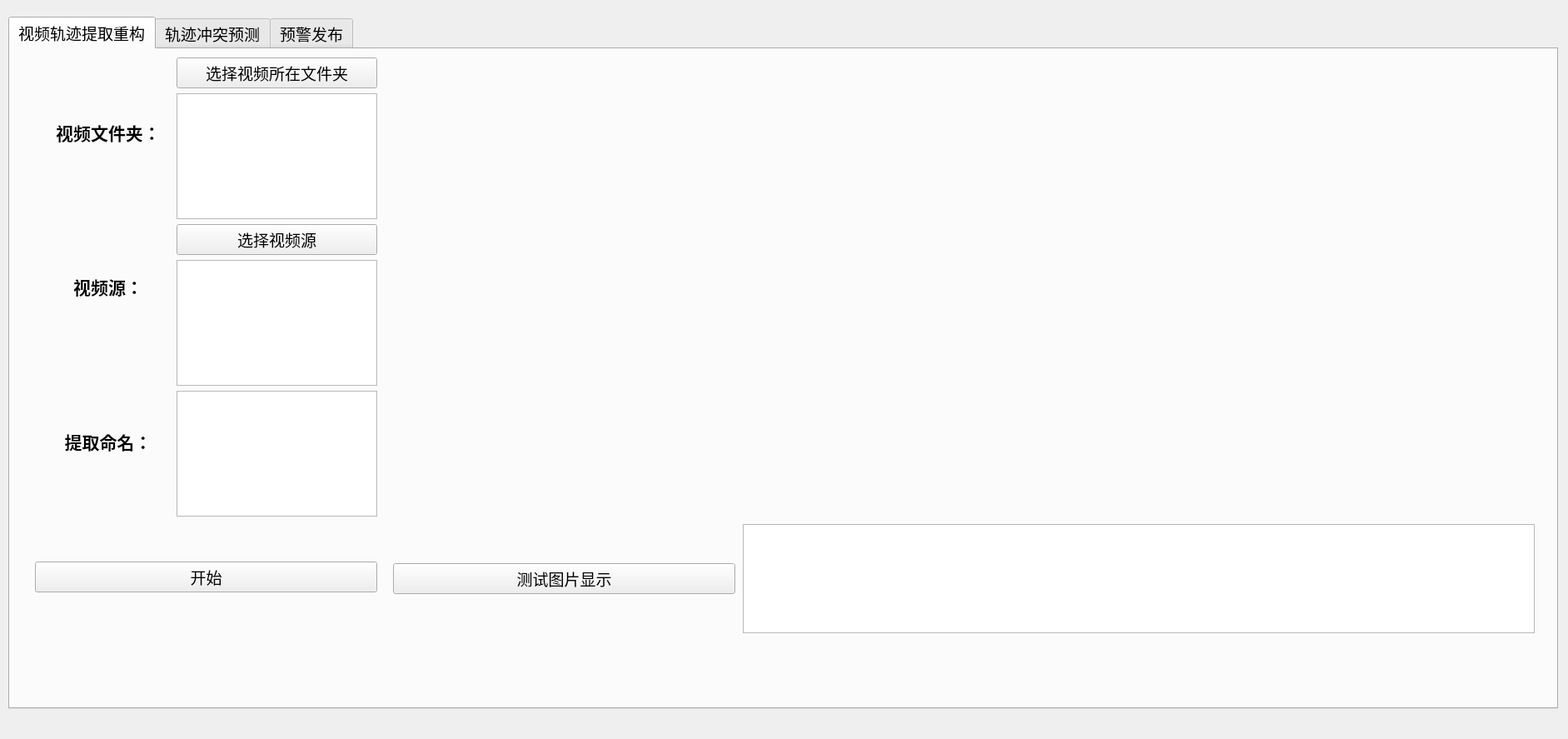
<?xml version="1.0" encoding="UTF-8"?>
<ui version="4.0">
 <class>MainWindow</class>
 <widget class="QMainWindow" name="MainWindow">
  <property name="geometry">
   <rect>
    <x>0</x>
    <y>0</y>
    <width>1883</width>
    <height>887</height>
   </rect>
  </property>
  <property name="windowTitle">
   <string>交叉口轨迹提取及避撞系统</string>
  </property>
  <property name="autoFillBackground">
   <bool>false</bool>
  </property>
  <widget class="QWidget" name="centralwidget">
   <widget class="QTabWidget" name="tabWidget">
    <property name="geometry">
     <rect>
      <x>10</x>
      <y>20</y>
      <width>1861</width>
      <height>831</height>
     </rect>
    </property>
    <property name="font">
     <font>
      <family>AcadEref</family>
      <pointsize>14</pointsize>
     </font>
    </property>
    <property name="autoFillBackground">
     <bool>false</bool>
    </property>
    <property name="currentIndex">
     <number>0</number>
    </property>
    <widget class="QWidget" name="tab">
     <attribute name="title">
      <string>视频轨迹提取重构</string>
     </attribute>
     <widget class="QWidget" name="verticalLayoutWidget">
      <property name="geometry">
       <rect>
        <x>200</x>
        <y>10</y>
        <width>241</width>
        <height>551</height>
       </rect>
      </property>
      <layout class="QVBoxLayout" name="verticalLayout_2">
       <item>
        <widget class="QPushButton" name="pushButton_3">
         <property name="text">
          <string>选择视频所在文件夹</string>
         </property>
        </widget>
       </item>
       <item>
        <widget class="QTextEdit" name="textEdit">
         <property name="font">
          <font>
           <family>宋体</family>
          </font>
         </property>
        </widget>
       </item>
       <item>
        <widget class="QPushButton" name="pushButton_4">
         <property name="text">
          <string>选择视频源</string>
         </property>
        </widget>
       </item>
       <item>
        <widget class="QTextEdit" name="textEdit_2">
         <property name="font">
          <font>
           <family>宋体</family>
          </font>
         </property>
        </widget>
       </item>
       <item>
        <widget class="QTextEdit" name="textEdit_3">
         <property name="font">
          <font>
           <family>宋体</family>
          </font>
         </property>
        </widget>
       </item>
      </layout>
     </widget>
     <widget class="QWidget" name="verticalLayoutWidget_3">
      <property name="geometry">
       <rect>
        <x>30</x>
        <y>563</y>
        <width>411</width>
        <height>141</height>
       </rect>
      </property>
      <layout class="QVBoxLayout" name="verticalLayout_4">
       <item>
        <widget class="QPushButton" name="pushButton">
         <property name="text">
          <string>开始</string>
         </property>
        </widget>
       </item>
      </layout>
     </widget>
     <widget class="QWidget" name="verticalLayoutWidget_2">
      <property name="geometry">
       <rect>
        <x>30</x>
        <y>10</y>
        <width>176</width>
        <height>551</height>
       </rect>
      </property>
      <layout class="QVBoxLayout" name="verticalLayout_3">
       <item>
        <widget class="QLabel" name="label">
         <property name="font">
          <font>
           <family>宋体</family>
          </font>
         </property>
         <property name="text">
          <string>&lt;html&gt;&lt;head/&gt;&lt;body&gt;&lt;p align=&quot;center&quot;&gt;&lt;span style=&quot; font-size:16pt; font-weight:600;&quot;&gt;视频文件夹：&lt;/span&gt;&lt;/p&gt;&lt;/body&gt;&lt;/html&gt;</string>
         </property>
        </widget>
       </item>
       <item>
        <widget class="QLabel" name="label_2">
         <property name="font">
          <font>
           <family>宋体</family>
          </font>
         </property>
         <property name="text">
          <string>&lt;html&gt;&lt;head/&gt;&lt;body&gt;&lt;p align=&quot;center&quot;&gt;&lt;span style=&quot; font-size:16pt; font-weight:600;&quot;&gt;视频源：&lt;/span&gt;&lt;/p&gt;&lt;/body&gt;&lt;/html&gt;</string>
         </property>
        </widget>
       </item>
       <item>
        <widget class="QLabel" name="label_3">
         <property name="font">
          <font>
           <family>宋体</family>
          </font>
         </property>
         <property name="text">
          <string>&lt;html&gt;&lt;head/&gt;&lt;body&gt;&lt;p align=&quot;center&quot;&gt;&lt;span style=&quot; font-size:16pt; font-weight:600;&quot;&gt;提取命名：&lt;/span&gt;&lt;/p&gt;&lt;/body&gt;&lt;/html&gt;</string>
         </property>
        </widget>
       </item>
      </layout>
     </widget>
     <widget class="QWidget" name="verticalLayoutWidget_4">
      <property name="geometry">
       <rect>
        <x>460</x>
        <y>570</y>
        <width>411</width>
        <height>131</height>
       </rect>
      </property>
      <layout class="QVBoxLayout" name="verticalLayout">
       <item>
        <widget class="QPushButton" name="pushButton_2">
         <property name="text">
          <string>测试图片显示</string>
         </property>
        </widget>
       </item>
      </layout>
     </widget>
     <widget class="QWidget" name="verticalLayoutWidget_5">
      <property name="geometry">
       <rect>
        <x>450</x>
        <y>10</y>
        <width>1391</width>
        <height>551</height>
       </rect>
      </property>
      <layout class="QVBoxLayout" name="verticalLayout_5"/>
     </widget>
     <widget class="QWidget" name="verticalLayoutWidget_6">
      <property name="geometry">
       <rect>
        <x>880</x>
        <y>570</y>
        <width>951</width>
        <height>131</height>
       </rect>
      </property>
      <layout class="QVBoxLayout" name="verticalLayout_6">
       <item>
        <widget class="QTextBrowser" name="textBrowser"/>
       </item>
      </layout>
     </widget>
    </widget>
    <widget class="QWidget" name="tab_2">
     <attribute name="title">
      <string>轨迹冲突预测</string>
     </attribute>
    </widget>
    <widget class="QWidget" name="tab_3">
     <attribute name="title">
      <string>预警发布</string>
     </attribute>
    </widget>
   </widget>
  </widget>
  <widget class="QMenuBar" name="menubar">
   <property name="geometry">
    <rect>
     <x>0</x>
     <y>0</y>
     <width>1883</width>
     <height>26</height>
    </rect>
   </property>
  </widget>
 </widget>
 <resources/>
 <connections/>
</ui>
